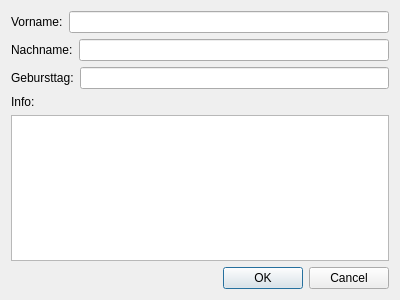
<?xml version="1.0" encoding="UTF-8"?>
<ui version="4.0">
 <class>Character</class>
 <widget class="QDialog" name="Character">
  <property name="geometry">
   <rect>
    <x>0</x>
    <y>0</y>
    <width>400</width>
    <height>300</height>
   </rect>
  </property>
  <property name="windowTitle">
   <string>Charakter hinzufügen</string>
  </property>
  <layout class="QVBoxLayout" name="verticalLayout">
   <item>
    <layout class="QHBoxLayout" name="horizontalLayout">
     <item>
      <widget class="QLabel" name="label">
       <property name="text">
        <string>Vorname:</string>
       </property>
      </widget>
     </item>
     <item>
      <widget class="QLineEdit" name="vornameLE"/>
     </item>
    </layout>
   </item>
   <item>
    <layout class="QHBoxLayout" name="horizontalLayout_2">
     <item>
      <widget class="QLabel" name="label_3">
       <property name="text">
        <string>Nachname:</string>
       </property>
      </widget>
     </item>
     <item>
      <widget class="QLineEdit" name="nachnameLE"/>
     </item>
    </layout>
   </item>
   <item>
    <layout class="QHBoxLayout" name="horizontalLayout_3">
     <item>
      <widget class="QLabel" name="label_4">
       <property name="text">
        <string>Gebursttag:</string>
       </property>
      </widget>
     </item>
     <item>
      <widget class="QLineEdit" name="geburtstagLE"/>
     </item>
    </layout>
   </item>
   <item>
    <widget class="QLabel" name="label_2">
     <property name="text">
      <string>Info:</string>
     </property>
    </widget>
   </item>
   <item>
    <widget class="QTextEdit" name="infoTE"/>
   </item>
   <item>
    <widget class="QDialogButtonBox" name="buttonBox">
     <property name="orientation">
      <enum>Qt::Horizontal</enum>
     </property>
     <property name="standardButtons">
      <set>QDialogButtonBox::Cancel|QDialogButtonBox::Ok</set>
     </property>
    </widget>
   </item>
  </layout>
 </widget>
 <resources/>
 <connections>
  <connection>
   <sender>buttonBox</sender>
   <signal>accepted()</signal>
   <receiver>Character</receiver>
   <slot>accept()</slot>
   <hints>
    <hint type="sourcelabel">
     <x>248</x>
     <y>254</y>
    </hint>
    <hint type="destinationlabel">
     <x>157</x>
     <y>274</y>
    </hint>
   </hints>
  </connection>
  <connection>
   <sender>buttonBox</sender>
   <signal>rejected()</signal>
   <receiver>Character</receiver>
   <slot>reject()</slot>
   <hints>
    <hint type="sourcelabel">
     <x>316</x>
     <y>260</y>
    </hint>
    <hint type="destinationlabel">
     <x>286</x>
     <y>274</y>
    </hint>
   </hints>
  </connection>
 </connections>
</ui>
